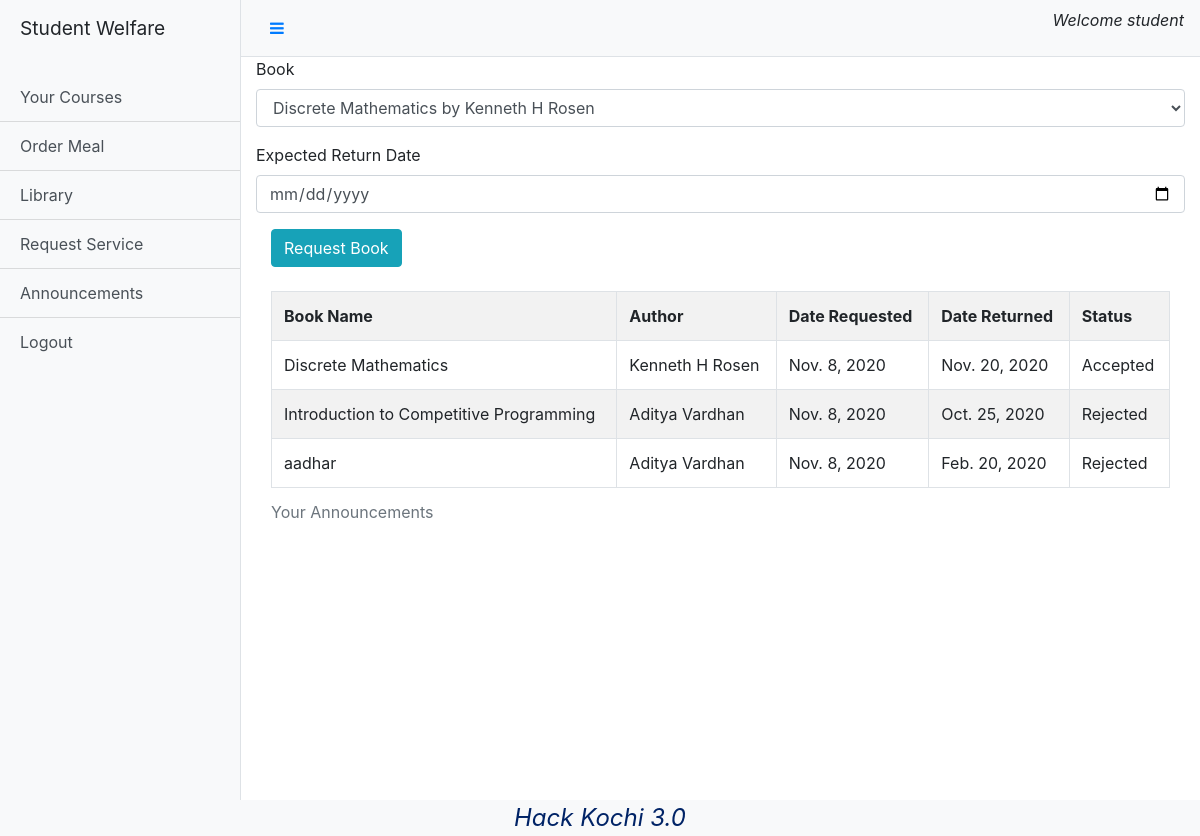
/student/makeBookRequest (signed in), run on the app's committed database.
### base/models.py (models this page shows)
class User(AbstractUser):
    user_type = models.CharField(max_length=10,choices=(('Student','Student'),('Faculty','Faculty'),('Librarian','Librarian')),null=True)

### librarian/models.py (models this page shows)
class BookRequest(models.Model):
    requested_by = models.ForeignKey(User,on_delete=models.CASCADE)
    date = models.DateField(auto_now_add=True)
    return_date = models.DateField()
    status = models.CharField(max_length=10,choices=(('Pending','Pending'),('Accepted','Accepted'),('Rejected','Rejected')),default="Pending")
    book = models.ForeignKey(Book,on_delete=models.CASCADE,null=True)

class Book(models.Model):
    name = models.CharField(max_length=50)
    author = models.CharField(max_length=50)
    no_of_copies = models.IntegerField()

### student/views.py (the view, shortened to what this page needs)
# urls.py: path('makeBookRequest',views.makeBookRequest,name="makeBookRequest"),
def makeBookRequest(request):
    if not check(request):
        storage = messages.get_messages(request)
        storage.used = True
        messages.info(request,'Invalid Request')
        return redirect('/')
    if not request.user.is_authenticated:
        storage = messages.get_messages(request)
        storage.used = True
        messages.info(request,'Not Logged In')
        return redirect('/')
    old_request=BookRequest.objects.filter(requested_by=request.user)
    books = Book.objects.all()
    return render(request,'makeBookRequest.html',{'old':old_request,'books':books})

### student/views.py (called while the page is built)
def check(request):
    return request.user.user_type=="Student"

### templates/makeBookRequest.html (shortened to what this page needs)
{%extends 'studentDashboard.html'%}
{%block content%}
<div class="container">
    <form action="" method="POST">
        <div class="row form-group">
            <label for="book">Book</label>
            <select name="book" id="book" class="form-control">
                {%for item in books%}
                <option value="{{item.name}}">{{item.name}} by {{item.author}}</option>
                {%endfor%}
            </select>
        </div>
        <div class="row form-group">
            <label for="rdate">Expected Return Date</label>
            <input type="date" name="return_date" id="rdate" class="form-control" required>
        </div>
        <input type="submit" value="Request Book" class="btn btn-info">
    </form><br>
    <table class="table table-striped table-bordered table-hover">
        <caption>Your Announcements</caption>
        <tr>
            <th>Book Name</th>
            <th>Author</th>
            <th>Date Requested</th>
            <th>Date Returned</th>
            <th>Status</th>
        </tr>
        {%for item in old%}
        <tr>
            <td>{{item.book.name}}</td>
            <td>{{item.book.author}}</td>
            <td>{{item.date}}</td>
            <td>{{item.return_date}}</td>
            <td>{{item.status}}</td>
        </tr>
        {%endfor%}
    </table>
</div>
{%endblock%}

### templates/studentDashboard.html (shortened to what this page needs)
{%load static%}
<!DOCTYPE html>
<html lang="en">
<head>
    <link rel="stylesheet" href="https://stackpath.bootstrapcdn.com/bootstrap/4.5.2/css/bootstrap.min.css">
    <link rel="stylesheet" href="https://cdnjs.cloudflare.com/ajax/libs/font-awesome/4.7.0/css/font-awesome.min.css">
    <link rel="stylesheet" href="{% static 'css/dashboard.css' %}">
</head>
<body>
  <div class="d-flex" id="wrapper">
    <div class="bg-light border-right" id="sidebar-wrapper">
      <div class="sidebar-heading"><p>Student Welfare</p></div>
      <div class="list-group list-group-flush">
        <a href="/student/enrollments" class="list-group-item list-group-item-action bg-light">Your Courses</a>
        <a href="#" class="list-group-item list-group-item-action bg-light">Order Meal</a>
        <a href="/student/makeBookRequest" class="list-group-item list-group-item-action bg-light">Library</a>
        <a href="/student/requestService" class="list-group-item list-group-item-action bg-light">Request Service</a>
        <a href="/student/studAnnouncement" class="list-group-item list-group-item-action bg-light">Announcements</a>
        <a href="/logout" class="list-group-item list-group-item-action bg-light">Logout</a>
      </div>
    </div>
    <div id="page-content-wrapper">
      <nav class="navbar navbar-expand-lg navbar-light bg-light border-bottom">
        <button class="btn btn-link" id="menu-toggle"><i class="fa fa-bars" aria-hidden="true"></i></button>
        <p class="justify-content-end ml-auto" style="font-style: oblique;">Welcome {{request.user.username}}</p>
      </nav>
      <div class="container-fluid">
            {%block content%}
            {%endblock%}
      </div>
    </div>
  </div>
  <div class="footer obq bg-light">
    Hack Kochi 3.0
  </div>
</body>
</html>

### static/dashboard.css (style rules this page uses)
#wrapper { overflow-x: hidden; }
#sidebar-wrapper { min-height: 100vh; margin-left: -15rem; -webkit-transition: margin .25s ease-out; -moz-transition: margin .25s ease-out; -o-transition: margin .25s ease-out; transition: margin .25s ease-out; }
.footer { font-weight: 400; font-size: 1.3em; left: 0; bottom: 0; width: 100%; color: #002366; text-align: center; }
#sidebar-wrapper .sidebar-heading { padding: 0.875rem 1.25rem; font-size: 1.2rem; }
#sidebar-wrapper .list-group { width: 15rem; }
#page-content-wrapper { min-width: 100vw; }
@media (min-width: 768px) { #sidebar-wrapper { margin-left: 0; } }
@media (min-width: 768px) { #page-content-wrapper { min-width: 0; width: 100%; } }
.obq { font-style: oblique; font-size: 1.5em; text-align:center; }

### data on the page
User: user.username "student"
BookRequest: book.name "Discrete Mathematics", book.author "Kenneth H Rosen", date "Nov. 8, 2020", return_date "Nov. 20, 2020", status "Accepted"
BookRequest: book.name "Introduction to Competitive Programming", book.author "Aditya Vardhan", date "Nov. 8, 2020", return_date "Oct. 25, 2020", status "Rejected"
BookRequest: book.name "aadhar", book.author "Aditya Vardhan", date "Nov. 8, 2020", return_date "Feb. 20, 2020", status "Rejected"

### other printed values
form field book "Discrete Mathematics by Kenneth H Rosen"
